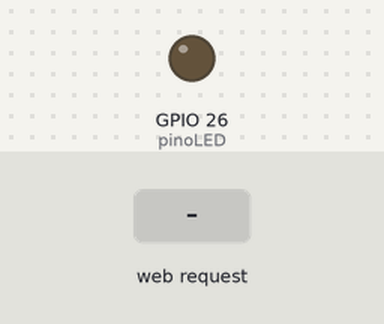
Bench run of a sketch on a simulated ESP32. Shown: output pins drawn as LEDs (lit = HIGH). The inputs (shaded band) are chosen by the test bench. WiFi joins after 1.5 s; servers stay silent unless stated; what the sketch prints to the serial monitor is not drawn.

Above: at 2.7 s.
2.8 s: HTTP request GET /chuva received
At 3.8 s:
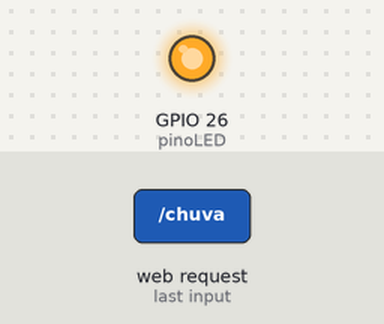
Timing chart, 0 to 5.8 s (numbered marks = the images above; inputs shaded):
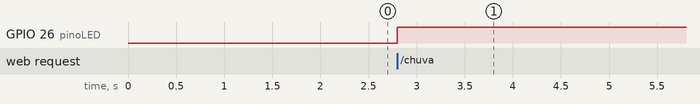

The sketch:

sensorDeChuva3.0.ino
```cpp
#include <WiFi.h>
#include <WebServer.h>

// --- CONFIGURAÇÕES DE REDE ---
const char* ssid = "Jorgemar";     // Coloque o nome EXATO do Wi-Fi
const char* password = "jerico12";         // Coloque a senha EXATA

// --- PINOS ---
const int pinoSensor = 36; // VP
const int pinoLED = 26;

// --- OBJETOS ---
WebServer server(80); // Cria o servidor na porta padrão 80

// --- PÁGINA HTML (O Site que o ESP32 vai enviar) ---
// Usamos a biblioteca Highcharts (gratuita para uso pessoal) para desenhar o gráfico
const char index_html[] PROGMEM = R"rawliteral(
<!DOCTYPE HTML><html>
<head>
  <meta name="viewport" content="width=device-width, initial-scale=1">
  <title>Monitor de Chuva ESP32</title>
  <script src="https://code.highcharts.com/highcharts.js"></script>
  <style>
    body { min-width: 310px; max-width: 800px; height: 400px; margin: 0 auto; font-family: Arial; text-align: center; }
    h2 { color: #042e6f; }
  </style>
</head>
<body>
  <h2>Monitoramento de Chuva em Tempo Real</h2>
  <div id="chart-chuva" class="container"></div>
  <script>
    var chartT = new Highcharts.Chart({
      chart:{ renderTo : 'chart-chuva' },
      title: { text: 'Nivel de Chuva' },
      series: [{
        name: 'Umidade',
        data: []
      }],
      plotOptions: {
        line: { animation: false, dataLabels: { enabled: true } },
        series: { color: '#059e8a' }
      },
      xAxis: { type: 'datetime', dateTimeLabelFormats: { second: '%H:%M:%S' } },
      yAxis: {
        title: { text: 'Intensidade (0-4095)' },
        min: 0, max: 4100
      },
      credits: { enabled: false }
    });

    // Função que pede dados ao ESP32 a cada 2 segundos
    setInterval(function ( ) {
      var xhttp = new XMLHttpRequest();
      xhttp.onreadystatechange = function() {
        if (this.readyState == 4 && this.status == 200) {
          var x = (new Date()).getTime(), // Hora atual
              y = parseInt(this.responseText); // Valor do sensor

          // Adiciona o ponto no gráfico
          if(chartT.series[0].data.length > 40) {
            chartT.series[0].addPoint([x, y], true, true, true);
          } else {
            chartT.series[0].addPoint([x, y], true, false, true);
          }
        }
      };
      xhttp.open("GET", "/chuva", true);
      xhttp.send();
    }, 2000 ) ; // 2000ms = 2 segundos
  </script>
</body>
</html>)rawliteral";

void setup() {
  Serial.begin(115200);
  pinMode(pinoSensor, INPUT);
  pinMode(pinoLED, OUTPUT);

  // Conecta ao Wi-Fi
  Serial.print("Conectando em ");
  Serial.println(ssid);
  WiFi.begin(ssid, password);

  // Aguarda conectar
  while (WiFi.status() != WL_CONNECTED) {
    delay(500);
    Serial.print(".");
  }

  // Mostra o IP no Monitor Serial
  Serial.println("");
  Serial.println("WiFi conectado!");
  Serial.print("Endereço IP para acessar: http://");
  Serial.println(WiFi.localIP());

  // Define as rotas do servidor
  // 1. Quando alguém acessar a raiz (/), envia o HTML
  server.on("/", HTTP_GET, []() {
    server.send(200, "text/html", index_html);
  });

  // 2. Quando o JavaScript pedir (/chuva), envia só o valor numérico
  server.on("/chuva", HTTP_GET, []() {
    int valor = analogRead(pinoSensor);
    int grafico = 4095 - valor; // Inverte valor

    // Controle do LED
    if (grafico > 1000) digitalWrite(pinoLED, HIGH);
    else digitalWrite(pinoLED, LOW);

    // Envia o valor para o navegador
    server.send(200, "text/plain", String(grafico));
  });

  server.begin();
}

void loop() {
  server.handleClient(); // Mantém o servidor ouvindo os clientes
}
```

Measured:
- after the input at 2.8 s, GPIO 26 (pinoLED): LOW → HIGH at once
